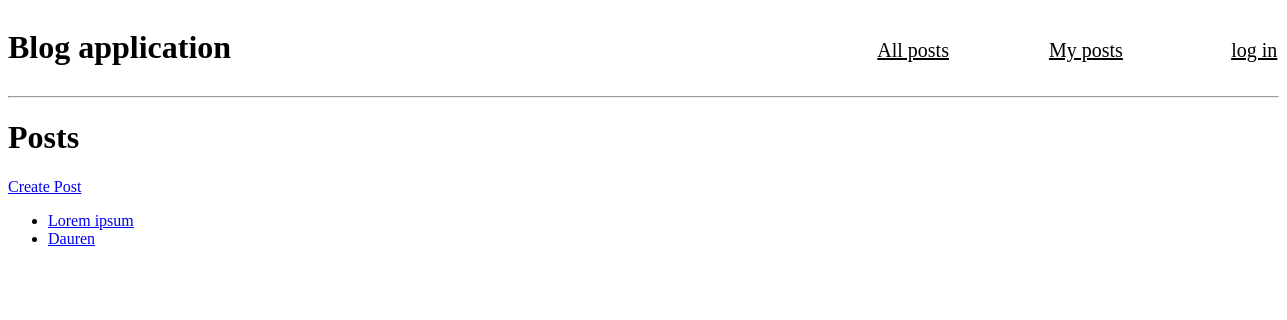
Before: / with the older database file.
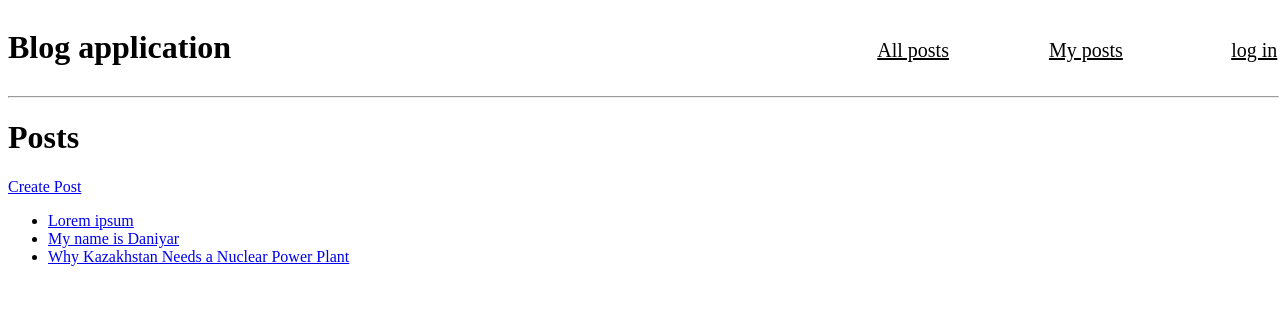
After: the same page with the newer database file.
### blog/models.py (models this page shows)
class Post(models.Model):
    title = models.CharField(max_length=250)
    content = models.TextField()
    created_at = models.DateTimeField()
    author = models.ForeignKey(User, on_delete=models.CASCADE)

### blog/views.py (the view)
# urls.py: path('', get_posts),
def get_posts(request):
    posts = Post.objects.all().values()
    template = loader.get_template('posts.html')
    context = {
        'posts': posts,
    }
    return HttpResponse(template.render(context, request))

### blog/templates/posts.html (shortened to what this page needs)
{% extends "master.html" %}
{% block content %}
<h1>Posts</h1>
<p><a href="/posts/create">Create Post</a></p>
<ul>
  {% for post in posts %}
    <li>  <a href="/posts/{{post.id}}">{{ post.title }}</a>  </li>
  {% endfor %}
</ul>
{% endblock %}

Changed rows visible on the page:
removed Post: title "Dauren"
added Post: title "My name is Daniyar"
added Post: title "Why Kazakhstan Needs a Nuclear Power Plant"
